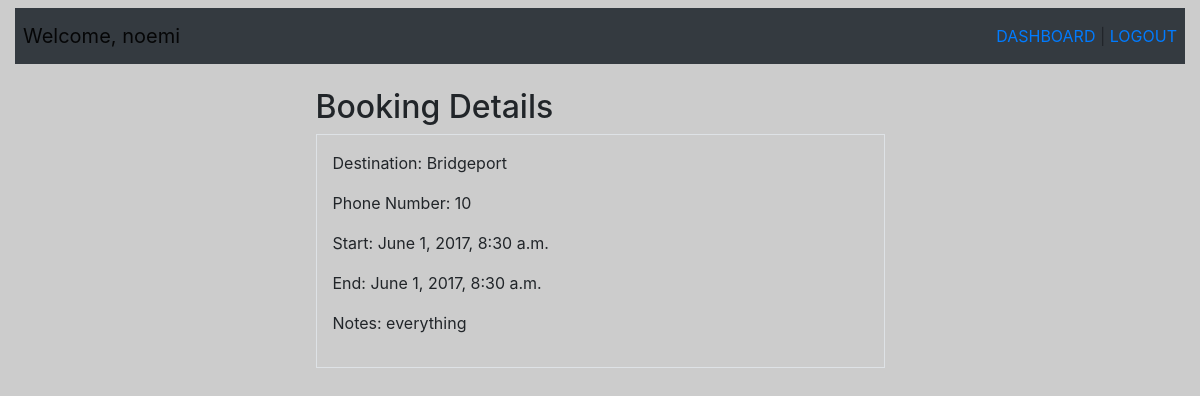
Screenshot of /book/3 (signed in) with the database file from the repository.
### exam_app/models.py (models this page shows)
class User(models.Model):
    first_name = models.CharField(max_length=45)
    last_name = models.CharField(max_length=45)
    email = models.CharField(max_length=45)
    password = models.CharField(max_length=255)
    created_at = models.DateTimeField(auto_now_add=True)
    updated_at = models.DateTimeField(auto_now=True)
    objects=UserManager()

class Book(models.Model):
    address = models.CharField(max_length=255)
    phone = models.IntegerField()
    start = models.DateTimeField(max_length=45)
    end = models.DateTimeField(max_length=45)
    notes = models.CharField(max_length=255)
    creator = models.ForeignKey(User, related_name= "book")
    created_at = models.DateTimeField(auto_now_add=True)
    updated_at = models.DateTimeField(auto_now=True)
    objects=BookManager()

### exam_app/views.py (the view)
# urls.py: url(r'^book/(?P<bookid>\d+)$', views.view_book),  # This allows users to see the jobs for all users.
def view_book(request, bookid):
    user= User.objects.get(id=request.session['user_id'])
    book= Book.objects.get(id=bookid)
    context = {
        'user': user,
        'book': book
    }
    return render(request, 'view.html', context)

### exam_app/templates/view.html (shortened to what this page needs)
<!DOCTYPE html>
<html lang="en">
<head>
    <link rel="stylesheet" href="https://stackpath.bootstrapcdn.com/bootstrap/4.3.1/css/bootstrap.min.css"
>
</head>
<body>
    <div class="container-fluid">
        <nav class="navbar navbar-expand-lg navbar-light bg-dark justify-content-between mt-2 p-2 ">
            <a class="navbar-brand" href="#">Welcome, {{user.first_name}} </a>
            <div>
                <a href="/dash">DASHBOARD</a> |
                <a href="/logout">LOGOUT</a>
            </div>
        </nav>
        <div class=" container-fluid mt-3 p-2 w-50 mx-auto">
            <h2>Booking Details</h2>
            <div class="border p-3">
                <p> Destination: {{book.address}}</p>
                <p> Phone Number: {{book.phone}}</p>
                <p> Start: {{book.start}}</p>
                <p> End: {{book.end}}</p>
                <p> Notes: {{book.notes}}</p>
            </div>
        </div>
    </div>
</body>
</html>

### exam_app/templates/view.html (style rules this page uses)
body { background-image: url("exam_app\static\exam_app\img\nanny+icon.png"); background-color: #cccccc; }

### rows the page displays
User: first_name "noemi"
Book: address "Bridgeport", phone "10", start "June 1, 2017, 8:30 a.m.", end "June 1, 2017, 8:30 a.m.", notes "everything"
